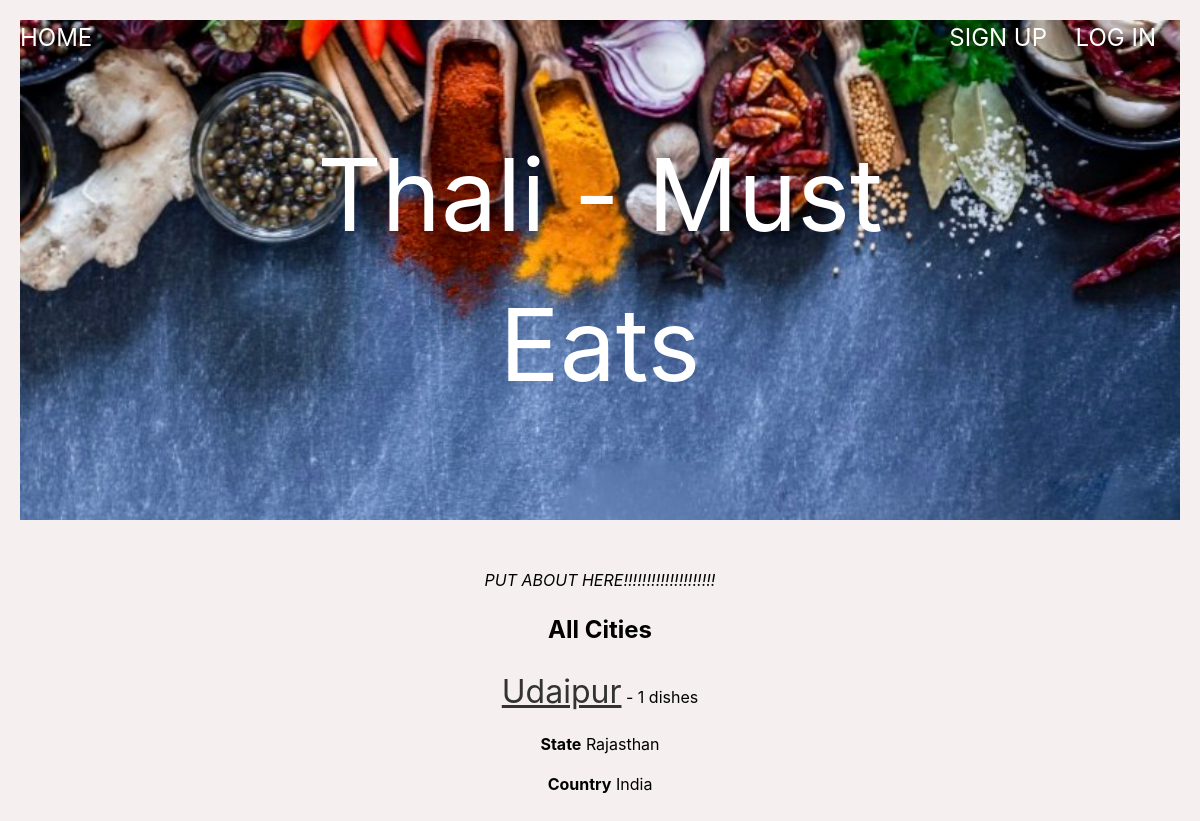
Before: / with the older database file.
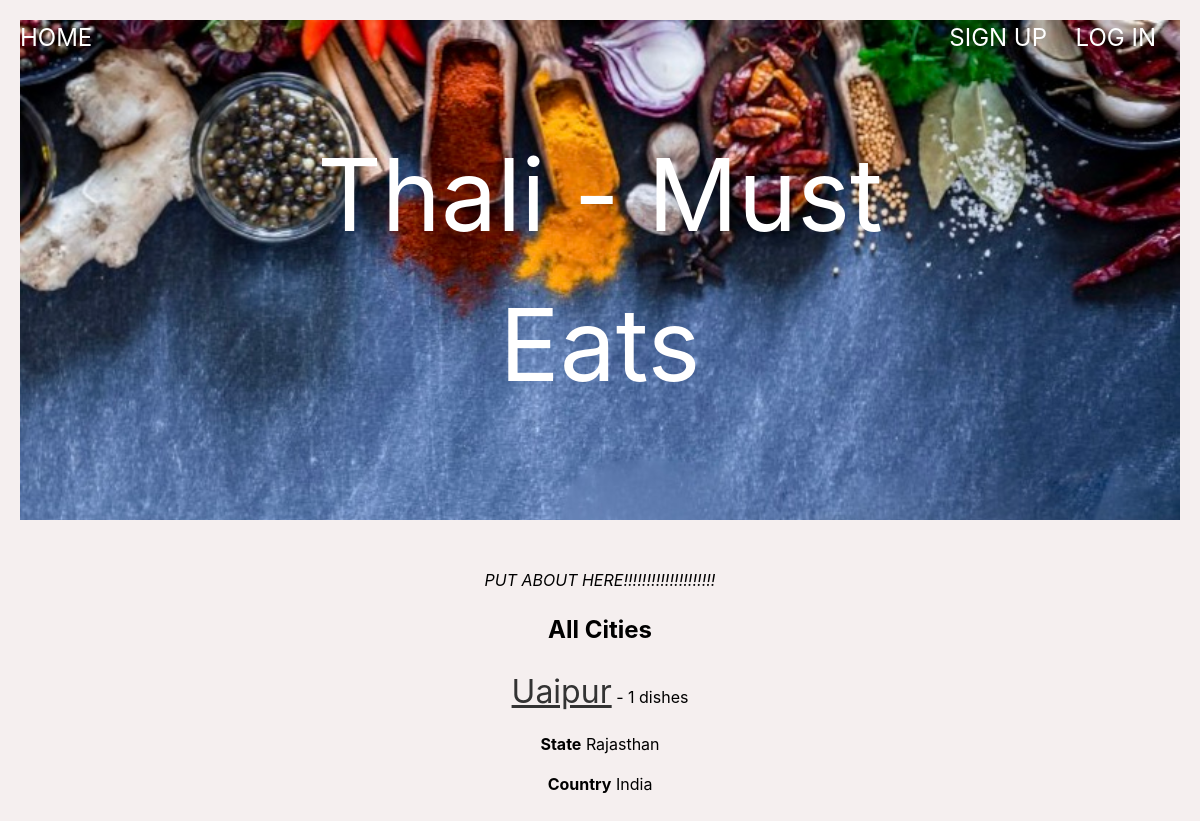
After: the same page with the newer database file.
### thali_app/models.py (models this page shows, shortened)
class City(db.Model):
    id = db.Column(db.Integer, primary_key=True)
    name = db.Column(db.String(80), nullable=False)
    state = db.Column(db.String(80), nullable=False)
    region = db.Column(db.String(80), nullable=False)
    country = db.Column(db.String(80), nullable=False)
    short_desc = db.Column(db.String(500), nullable=False)
    dishes = db.relationship('Dish', back_populates='city')
    created_by_id = db.Column(db.Integer, db.ForeignKey('user.id'))
    created_by = db.relationship('User')
    def __repr__(self):
        return f"<{self.id}:{self.name}>"

### thali_app/main/routes.py (the view)
@main.route('/')
def homepage():
    all_cities = City.query.all()
    print(all_cities)
    return render_template('home.html', all_cities=all_cities)

### thali_app/templates/home.html
{% extends 'base.html' %}
{% block content %}
<p><em>PUT ABOUT HERE!!!!!!!!!!!!!!!!!!!!</em></p>
<h2>All Cities</h2>
{% for city in all_cities %}
<div class="city">
    <a href="/city/{{ city.id }}">{{ city.name }}</a> -
    {{ city.dishes|length }} dishes
    <p><strong>State</strong> {{ city.state }}</p>
    <p><strong>Country</strong> {{ city.country }}</p>
</div>
{% endfor %}
{% endblock %}

Changed rows visible on the page:
changed City "Rajasthan": name "Udaipur" → "Uaipur"
